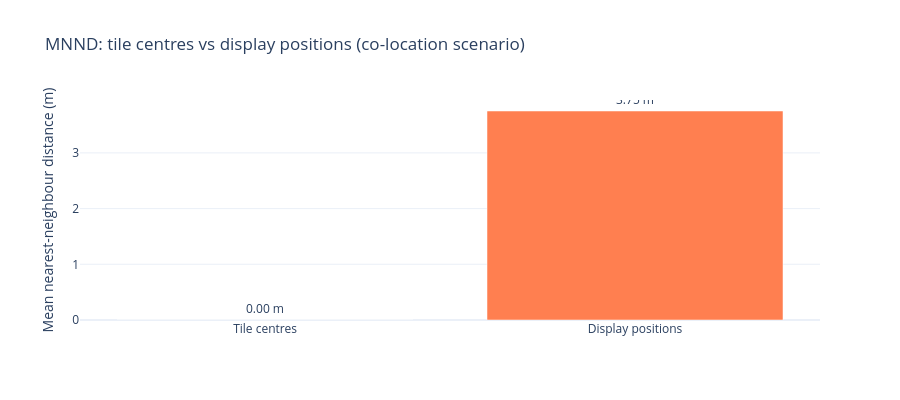

Write notebook code for a chart like this one.
### Markdown cell above
### MNND — Mean Nearest-Neighbour Distance

For 300 records at the **same** tile centre, `mnnd(tile_centers) ≈ 0`.  
The display MNND is therefore pure jitter diversity: the average gap between neighbouring display pins.  
A larger MNND means pins are more spread out → harder to fingerprint co-located records.

### Code cell
mnnd_tile = mnnd(tile_centers)
mnnd_disp = mnnd(display_coords)

fig = go.Figure(go.Bar(
    x=['Tile centres', 'Display positions'],
    y=[mnnd_tile, mnnd_disp],
    marker_color=['steelblue', 'coral'],
    text=[f'{mnnd_tile:.2f} m', f'{mnnd_disp:.2f} m'],
    textposition='outside',
))
fig.update_layout(
    title='MNND: tile centres vs display positions (co-location scenario)',
    yaxis_title='Mean nearest-neighbour distance (m)',
    template='plotly_white', height=400,
)
fig.show()
print(f'MNND (tile centres): {mnnd_tile:.2f} m')
print(f'MNND (display):      {mnnd_disp:.2f} m  ← jitter diversity')

### Figure 1 — Plotly figure (JSON) as saved in the notebook; plotly's stock layout.template omitted (floating-point values rounded to 4 significant figures)
{"data": [{"marker": {"color": ["steelblue", "coral"]}, "text": ["0.00 m", "3.75 m"], "textposition": "outside", "type": "bar", "x": ["Tile centres", "Display positions"], "y": [0.0, 3.752]}], "layout": {"height": 400, "title": {"text": "MNND: tile centres vs display positions (co-location scenario)"}, "yaxis": {"title": {"text": "Mean nearest-neighbour distance (m)"}}}}
